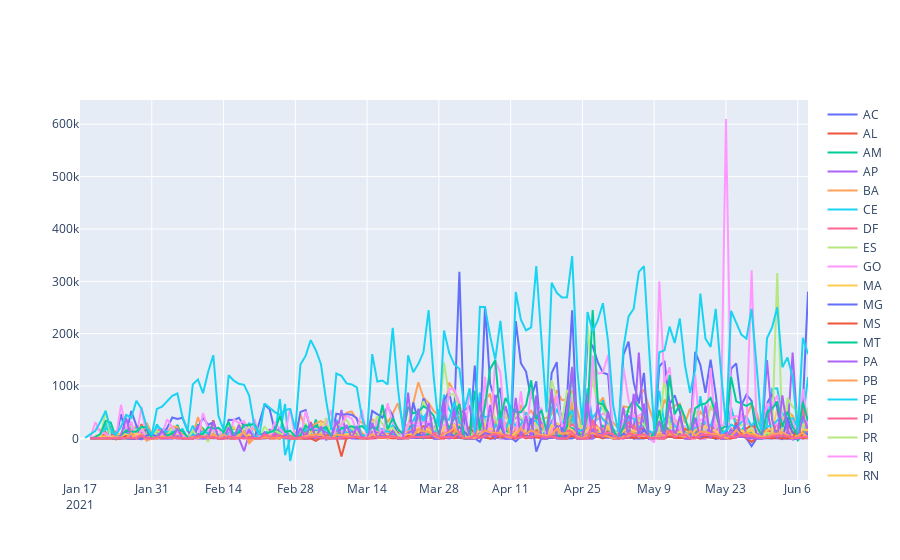

Notebook code cell kept with this figure:
### Markdown cell above
### New doses administered by day, by federative unit

### Code cell
configure_plotly_browser_state()

fig = go.Figure()
for state, _df in df[(df.state != "TOTAL") & df.vaccinated.notna()].groupby('state'):
  _df = _df.fillna(0)
  _df["vaccinated_total"] = _df["vaccinated_second"] + _df["vaccinated"]
  _df["newVaccinated_total"] = _df["vaccinated_total"].diff()
  fig.add_scatter(x=_df["date"], y = _df["newVaccinated_total"], name=state, mode='lines')

iplot(fig)

### Figure 1 — Plotly figure (JSON) as saved in the notebook; plotly's stock layout.template omitted (floating-point values rounded to 4 significant figures; data arrays with more than 128 entries replaced by an {"elided": "..."} marker saying what was removed)
{"data": [{"y": {"elided": "141 int values"}, "x": {"elided": "141 str values"}, "type": "scatter", "mode": "lines", "name": "AC"}, {"y": {"elided": "141 int values"}, "x": {"elided": "141 str values"}, "type": "scatter", "mode": "lines", "name": "AL"}, {"y": {"elided": "142 int values"}, "x": {"elided": "142 str values"}, "type": "scatter", "mode": "lines", "name": "AM"}, {"y": {"elided": "141 int values"}, "x": {"elided": "141 str values"}, "type": "scatter", "mode": "lines", "name": "AP"}, {"y": {"elided": "141 int values"}, "x": {"elided": "141 str values"}, "type": "scatter", "mode": "lines", "name": "BA"}, {"y": {"elided": "142 int values"}, "x": {"elided": "142 str values"}, "type": "scatter", "mode": "lines", "name": "CE"}, {"y": {"elided": "141 int values"}, "x": {"elided": "141 str values"}, "type": "scatter", "mode": "lines", "name": "DF"}, {"y": {"elided": "142 int values"}, "x": {"elided": "142 str values"}, "type": "scatter", "mode": "lines", "name": "ES"}, {"y": {"elided": "142 int values"}, "x": {"elided": "142 str values"}, "type": "scatter", "mode": "lines", "name": "GO"}, {"y": {"elided": "142 int values"}, "x": {"elided": "142 str values"}, "type": "scatter", "mode": "lines", "name": "MA"}, {"y": {"elided": "142 int values"}, "x": {"elided": "142 str values"}, "type": "scatter", "mode": "lines", "name": "MG"}, {"y": {"elided": "142 int values"}, "x": {"elided": "142 str values"}, "type": "scatter", "mode": "lines", "name": "MS"}, {"y": {"elided": "142 int values"}, "x": {"elided": "142 str values"}, "type": "scatter", "mode": "lines", "name": "MT"}, {"y": {"elided": "141 int values"}, "x": {"elided": "141 str values"}, "type": "scatter", "mode": "lines", "name": "PA"}, {"y": {"elided": "141 int values"}, "x": {"elided": "141 str values"}, "type": "scatter", "mode": "lines", "name": "PB"}, {"y": {"elided": "142 int values"}, "x": {"elided": "142 str values"}, "type": "scatter", "mode": "lines", "name": "PE"}, {"y": {"elided": "142 int values"}, "x": {"elided": "142 str values"}, "type": "scatter", "mode": "lines", "name": "PI"}, {"y": {"elided": "142 int values"}, "x": {"elided": "142 str values"}, "type": "scatter", "mode": "lines", "name": "PR"}, {"y": {"elided": "142 int values"}, "x": {"elided": "142 str values"}, "type": "scatter", "mode": "lines", "name": "RJ"}, {"y": {"elided": "141 int values"}, "x": {"elided": "141 str values"}, "type": "scatter", "mode": "lines", "name": "RN"}, {"y": {"elided": "141 int values"}, "x": {"elided": "141 str values"}, "type": "scatter", "mode": "lines", "name": "RO"}, {"y": {"elided": "141 int values"}, "x": {"elided": "141 str values"}, "type": "scatter", "mode": "lines", "name": "RR"}, {"y": {"elided": "142 int values"}, "x": {"elided": "142 str values"}, "type": "scatter", "mode": "lines", "name": "RS"}, {"y": {"elided": "142 int values"}, "x": {"elided": "142 str values"}, "type": "scatter", "mode": "lines", "name": "SC"}, {"y": {"elided": "141 int values"}, "x": {"elided": "141 str values"}, "type": "scatter", "mode": "lines", "name": "SE"}, {"y": {"elided": "143 int values"}, "x": {"elided": "143 str values"}, "type": "scatter", "mode": "lines", "name": "SP"}, {"y": {"elided": "142 int values"}, "x": {"elided": "142 str values"}, "type": "scatter", "mode": "lines", "name": "TO"}], "layout": {}}
